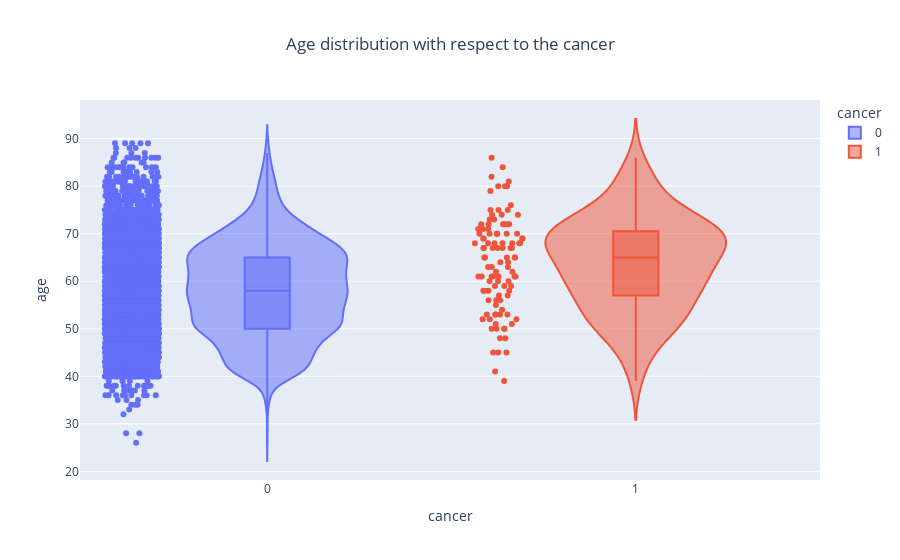

This figure's notebook cell:
### Code cell
fig = px.violin(train_df.sample(frac=0.1), y="age", x="cancer", color="cancer", box=True, 
                points="all",
                title='Age distribution with respect to the cancer')
fig.update_layout(title_x=0.5)
fig.show()

### Figure 1 — Plotly figure (JSON) as saved in the notebook; plotly's stock layout.template omitted (floating-point values rounded to 4 significant figures; data arrays with more than 128 entries replaced by an {"elided": "..."} marker saying what was removed)
{"data": [{"alignmentgroup": "True", "box": {"visible": true}, "hovertemplate": "cancer=%{x}<br>age=%{y}<extra></extra>", "legendgroup": "0", "marker": {"color": "#636efa"}, "name": "0", "offsetgroup": "0", "orientation": "v", "points": "all", "scalegroup": "True", "showlegend": true, "type": "violin", "x": {"elided": "5363 int values"}, "x0": " ", "xaxis": "x", "y": {"elided": "5363 float values"}, "y0": " ", "yaxis": "y"}, {"alignmentgroup": "True", "box": {"visible": true}, "hovertemplate": "cancer=%{x}<br>age=%{y}<extra></extra>", "legendgroup": "1", "marker": {"color": "#EF553B"}, "name": "1", "offsetgroup": "1", "orientation": "v", "points": "all", "scalegroup": "True", "showlegend": true, "type": "violin", "x": [1, 1, 1, 1, 1, 1, 1, 1, 1, 1, 1, 1, 1, 1, 1, 1, 1, 1, 1, 1, 1, 1, 1, 1, 1, 1, 1, 1, 1, 1, 1, 1, 1, 1, 1, 1, 1, 1, 1, 1, 1, 1, 1, 1, 1, 1, 1, 1, 1, 1, 1, 1, 1, 1, 1, 1, 1, 1, 1, 1, 1, 1, 1, 1, 1, 1, 1, 1, 1, 1, 1, 1, 1, 1, 1, 1, 1, 1, 1, 1, 1, 1, 1, 1, 1, 1, 1, 1, 1, 1, 1, 1, 1, 1, 1, 1, 1, 1, 1, 1, 1, 1, 1, 1, 1, 1, 1, 1], "x0": " ", "xaxis": "x", "y": [52.0, 48.0, 74.0, 67.0, 61.0, 50.0, 60.0, 59.0, 60.0, 53.0, 58.0, 52.0, 74.0, 41.0, 71.0, 65.0, 68.0, 70.0, 45.0, 67.0, 69.0, 72.0, 68.0, 55.0, 67.0, 72.0, 73.0, 72.0, 53.0, 62.0, 50.0, 58.0, 52.0, 50.0, 69.0, 72.0, 64.0, 65.0, 84.0, 54.0, 80.0, 67.0, 50.0, 45.0, 68.0, 81.0, 65.0, 57.0, 82.0, 59.0, 56.0, 63.0, 86.0, 70.0, 61.0, 53.0, 59.0, 67.0, 63.0, 72.0, 56.0, 75.0, 51.0, 65.0, 61.0, 68.0, 74.0, 67.0, 71.0, 76.0, 67.0, 70.0, 57.0, 71.0, 56.0, 61.0, 70.0, 69.0, 61.0, 58.0, 60.0, 53.0, 69.0, 70.0, 73.0, 62.0, 58.0, 70.0, 75.0, 51.0, 65.0, 72.0, 61.0, 68.0, 71.0, 68.0, 80.0, 79.0, 75.0, 53.0, 39.0, 45.0, 68.0, 48.0, 80.0, 63.0, 61.0, 64.0], "y0": " ", "yaxis": "y"}], "layout": {"legend": {"title": {"text": "cancer"}, "tracegroupgap": 0}, "title": {"text": "Age distribution with respect to the cancer", "x": 0.5}, "violinmode": "overlay", "xaxis": {"anchor": "y", "categoryarray": [0, 1], "categoryorder": "array", "domain": [0.0, 1.0], "title": {"text": "cancer"}}, "yaxis": {"anchor": "x", "domain": [0.0, 1.0], "title": {"text": "age"}}}}
